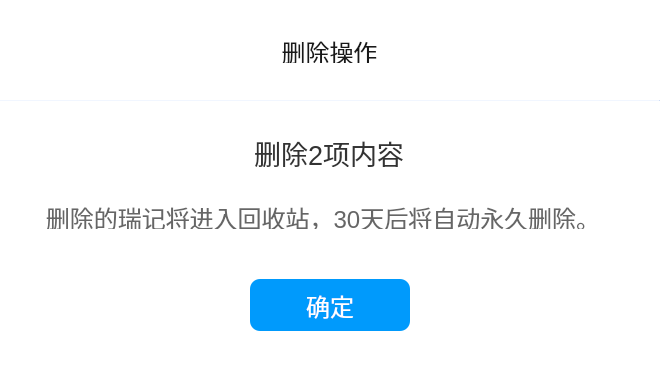
<?xml version="1.0" encoding="UTF-8"?>
<ui version="4.0">
 <class>DeleteDialog</class>
 <widget class="QWidget" name="DeleteDialog">
  <property name="geometry">
   <rect>
    <x>0</x>
    <y>0</y>
    <width>660</width>
    <height>381</height>
   </rect>
  </property>
  <property name="minimumSize">
   <size>
    <width>660</width>
    <height>381</height>
   </size>
  </property>
  <property name="maximumSize">
   <size>
    <width>660</width>
    <height>381</height>
   </size>
  </property>
  <property name="windowTitle">
   <string>Form</string>
  </property>
  <property name="styleSheet">
   <string notr="true">background-color: rgb(255, 255, 255);</string>
  </property>
  <widget class="QLabel" name="delete_title">
   <property name="geometry">
    <rect>
     <x>280</x>
     <y>39</y>
     <width>99</width>
     <height>24</height>
    </rect>
   </property>
   <property name="font">
    <font>
     <pointsize>18</pointsize>
    </font>
   </property>
   <property name="styleSheet">
    <string notr="true">color:rgba(25,25,25,1)</string>
   </property>
   <property name="text">
    <string>删除操作</string>
   </property>
   <property name="alignment">
    <set>Qt::AlignCenter</set>
   </property>
  </widget>
  <widget class="Line" name="line">
   <property name="geometry">
    <rect>
     <x>0</x>
     <y>100</y>
     <width>660</width>
     <height>1</height>
    </rect>
   </property>
   <property name="styleSheet">
    <string notr="true">background-color: rgba(206, 220, 245, 1);</string>
   </property>
   <property name="orientation">
    <enum>Qt::Horizontal</enum>
   </property>
  </widget>
  <widget class="QLabel" name="delete_content">
   <property name="geometry">
    <rect>
     <x>246</x>
     <y>139</y>
     <width>166</width>
     <height>28</height>
    </rect>
   </property>
   <property name="font">
    <font>
     <pointsize>20</pointsize>
    </font>
   </property>
   <property name="styleSheet">
    <string notr="true">color:rgba(51, 51, 51, 1)</string>
   </property>
   <property name="text">
    <string>删除2项内容</string>
   </property>
   <property name="alignment">
    <set>Qt::AlignCenter</set>
   </property>
  </widget>
  <widget class="QLabel" name="delete_tip">
   <property name="geometry">
    <rect>
     <x>40</x>
     <y>205</y>
     <width>566</width>
     <height>24</height>
    </rect>
   </property>
   <property name="font">
    <font>
     <pointsize>18</pointsize>
    </font>
   </property>
   <property name="styleSheet">
    <string notr="true">color:rgba(102, 102, 102, 1)</string>
   </property>
   <property name="text">
    <string>删除的瑞记将进入回收站，30天后将自动永久删除。</string>
   </property>
   <property name="alignment">
    <set>Qt::AlignCenter</set>
   </property>
  </widget>
  <widget class="QPushButton" name="delete_confirm">
   <property name="geometry">
    <rect>
     <x>250</x>
     <y>279</y>
     <width>160</width>
     <height>52</height>
    </rect>
   </property>
   <property name="font">
    <font>
     <pointsize>18</pointsize>
    </font>
   </property>
   <property name="styleSheet">
    <string notr="true">background-color: rgba(0, 154, 252, 1);
border-radius:10px;
color:rgba(255, 255, 255, 1)</string>
   </property>
   <property name="text">
    <string>确定</string>
   </property>
  </widget>
  <widget class="PictureBox" name="btn_delete" native="true">
   <property name="geometry">
    <rect>
     <x>10</x>
     <y>10</y>
     <width>30</width>
     <height>30</height>
    </rect>
   </property>
   <property name="styleSheet">
    <string notr="true"/>
   </property>
  </widget>
 </widget>
 <customwidgets>
  <customwidget>
   <class>PictureBox</class>
   <extends>QWidget</extends>
   <header>picturebox.h</header>
   <container>1</container>
  </customwidget>
 </customwidgets>
 <resources/>
 <connections/>
</ui>
